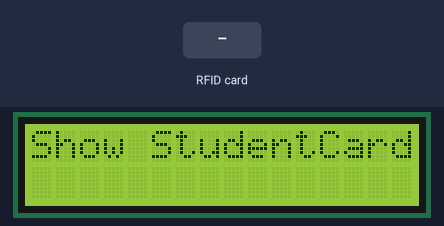
This sketch was run on a simulated Arduino Uno, built with avr-gcc and run on an emulated ATmega328P. Shown: 16×2 character LCD. Inputs (shaded band) come from the test bench. What the sketch prints to the serial monitor is not drawn.

Above: at 2.2 s.
3.4 s: RFID card B1 3C CB 20 held to the reader
At 4.2 s:
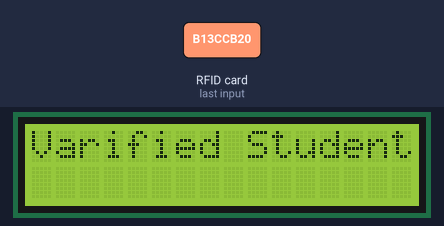
At 7.76 s:
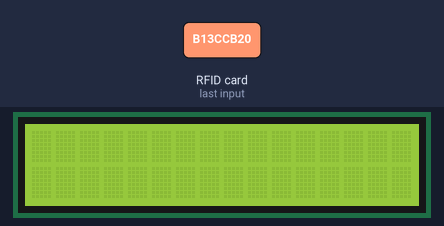
8.3 s: RFID card 81 1B 00 1B held to the reader
10.8 s: RFID card 09 6E 99 6E held to the reader
At 16.7 s:
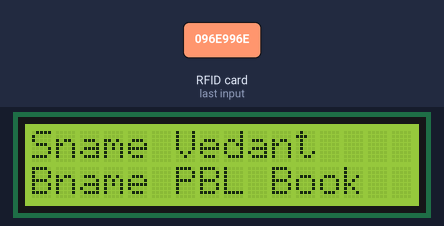
Timing chart, 0 to 18.2 s (numbered marks = the images above; inputs shaded):
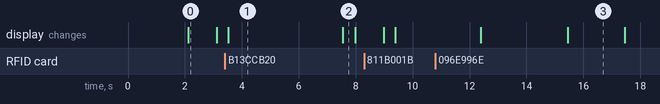

The sketch:

Library_Automation_Using_MFRC-522_RFID_reader.ino
```cpp
#include <LiquidCrystal.h>
#include <SPI.h>
#include <MFRC522.h>

#define SS_PIN 10
#define RST_PIN 9

MFRC522 mfrc522(SS_PIN, RST_PIN);
LiquidCrystal lcd(9, 7, 6, 4, 3, 2);

String studentUIDArray[]={"B1 3C CB 20","81 1B 00 1B"};
String bookUIDArray[]={"09 6E 99 6E","86 12 C3 F7"};
String studentnameArray[]={"Aditya","Vedant",};
String booknameArray[]={"PBL Book","Encyclopedia"};

void setup()
  {
  Serial.begin(9600);
  Serial.print("Student Name          Book Name");
  Serial.println();
  SPI.begin();
  mfrc522.PCD_Init();
  lcd.begin(16,2);
  delay(2000);
  }

void loop()
{
lcd.print("Show StudentCard");
delay(1000);
lcd.clear();
delay(400);
String t;
String s;
String q;
int f[]={};
if ( ! mfrc522.PICC_IsNewCardPresent())
  {return;}
if ( ! mfrc522.PICC_ReadCardSerial())
  {return;}
String content="";
byte letter;
for (byte i = 0; i < mfrc522.uid.size; i++)
    {content.concat(String(mfrc522.uid.uidByte[i] < 0x10 ? " 0" : " "));
     content.concat(String(mfrc522.uid.uidByte[i], HEX));}
content.toUpperCase();
for(int k=0;k<2;k++)
   {if (studentUIDArray[k]==content.substring(1))
    {lcd.setCursor(0,0);
    lcd.print("Varified Student");
    t=studentnameArray[k];
    delay(3000);
    break;}
   else
   {f[k]=1;}}
for(int g=0;g<2;g++)
   {if(f[g]==1)
   {Serial.println("Insecured attempt by "+ content.substring(1));
   delay(2000);
   break;}}
if ( ! mfrc522.PICC_IsNewCardPresent())
  {return;}
if ( ! mfrc522.PICC_ReadCardSerial())
  {return;}
String content1="";
byte letter1;
for (byte i = 0; i < mfrc522.uid.size; i++)
    {content1.concat(String(mfrc522.uid.uidByte[i] < 0x10 ? " 0" : " "));
     content1.concat(String(mfrc522.uid.uidByte[i], HEX));}
Serial.println();
content1.toUpperCase();
   {for(int z=0;z<1;z++)
   if (content1.substring(1)=bookUIDArray[z] and content.substring(1) == t)
   {lcd.clear();
   lcd.print("book issued");
   s=booknameArray[z];
   delay(3000);}
   }
Serial.println( t +"          "+ s );
delay(50);
lcd.clear();
lcd.print("Sname "+t);
lcd.setCursor(0,1);
lcd.print("Bname "+s);
delay(2000);
lcd.clear();
lcd.print("      DONE      ");
delay(3000);
lcd.clear();
}
```

Measured:
- after the input at 3.4 s, the display: changes after 0.12 s (image 1)
- after the input at 10.8 s, the display: first changes after 1.6 s (image 3 shows a later state)
- what the display in image 0 shows lasts 1.0 s, from 2.1 s to 3.1 s
- what the display in image 1 shows lasts 4.1 s, from 3.5 s to 7.6 s
- what the display in image 2 shows lasts 0.4 s, from 7.6 s to 8.0 s
